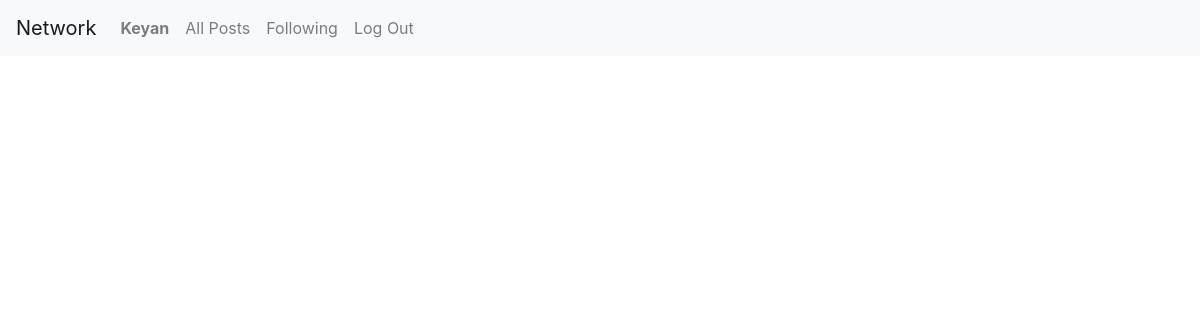
/following (signed in), run on an earlier commit of the app's database.
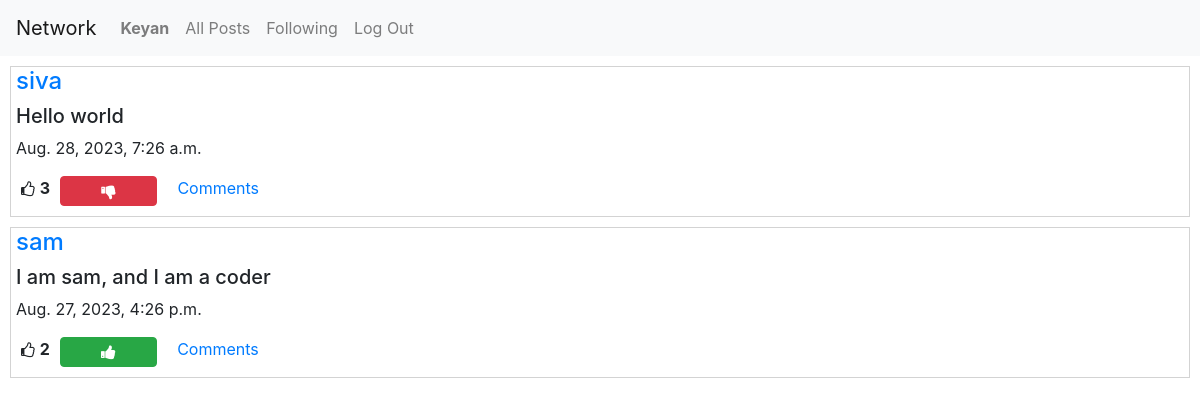
And on a later commit of the database.
### network/models.py (models this page shows, shortened)
class Post(models.Model):
    creater = models.ForeignKey(User, related_name='my_name', on_delete=models.CASCADE)
    content = models.CharField(max_length=255)
    liked = models.ManyToManyField(User, related_name='liked_users_or_post' ,blank=True, null=True)
    time = models.DateTimeField(auto_now_add=True)

class User(AbstractUser):
    pass

### network/views.py (the view)
# urls.py: path("following", views.following, name="following"),
def following(request):
    follng = Follow.objects.filter(me = request.user)
    all_posts = Post.objects.all().order_by('time').reverse()
    f_list = []
    for post in all_posts:
        for per in follng:
            if post.creater == per.following:
                f_list.append(post)
    p = Paginator(f_list, 10)
    page_no = request.GET.get('page')
    posts = p.get_page(page_no)
    user = request.user
    liked_posts = []
    posts_id = []
    for post in all_posts:
        if user in post.liked.all():
            liked_posts.append(post)
            posts_id.append(post.id)
    return render(request, "network/following.html", {
            "posts": posts,
            "liked" : liked_posts,
            "p_id" : posts_id
        })

### network/templates/network/following.html (shortened to what this page needs)
{% extends "network/layout.html" %}
{% block body %}
{% for post in posts %}
<div class="posts">
<a href='{% url 'profile' post.creater.id %}'><h4>{{post.creater}}</h4></a>
<h5>{{post.content}}</h5>
<p>{{post.time}}</p>
<div class = 'd-flex justify-content-flex-start'>
<i style="font-size:16px" class="fa">&#xf087;</i><b><p id='count_{{post.id}}'>{{post.liked.count}}</p></b></li>
{% if user.is_authenticated %}
{% if post in liked %}
  <button class="btn btn-danger fa fa-thumbs-down col-1" id='btn_{{ post.id}}' onclick="likeHandler({{post.id}},{{p_id}})"></button>
{% else %}
  <button class="btn btn-success fa fa-thumbs-up col-1" id='btn_{{ post.id}}' onclick="likeHandler({{post.id}},{{p_id}})"></button>
{% endif %}
{% endif %}
<a style='margin-left:10px' href='{% url 'readcomms' post.id %}' id='comm_a{{post.id}}'>Comments</a>
</div>
</div>
{% endfor %}
{% endblock %}

What changed in the data, as far as the page shows it:
added Post: creater "siva", content "Hello world", time "Aug. 28, 2023, 7:26 a.m.", liked.count "3"
now on this page (row unchanged): Post: creater "sam", content "I am sam, and I am a coder", time "Aug. 27, 2023, 4:26 p.m.", liked.count "2"
